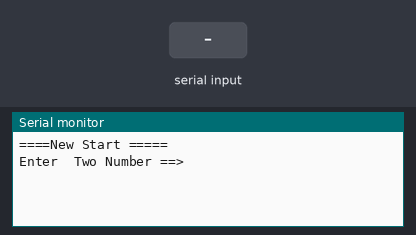
Recording of a sketch running on a simulated Arduino Uno, built with avr-gcc and run on an emulated ATmega328P. Shown: the last lines printed to the serial monitor. Inputs (shaded band) come from the test bench.

Above: at 1.2 s.
1.3 s: "90,45\n" received over Serial
At 2.0 s:
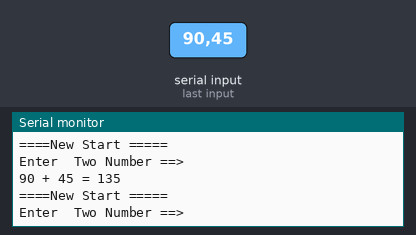
4.3 s: "30,150\n" received over Serial
At 5.6 s:
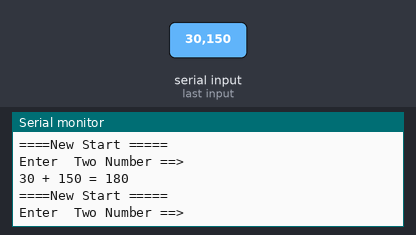
Timing chart, 0 to 7.3 s (numbered marks = the images above; inputs shaded):
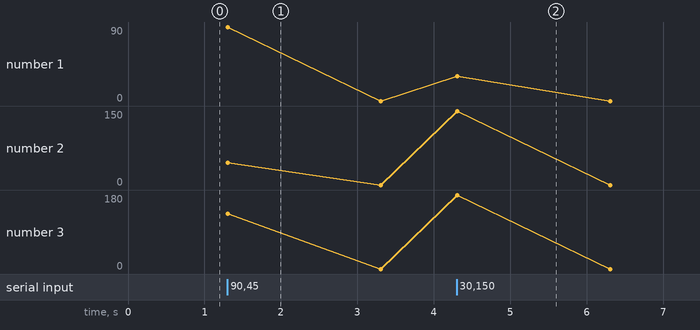

The sketch:

6-2.ino
```cpp
int Add(int, int);
void ShowAddResult(int, int, int );

void setup() {
  // 시리얼 통신 속도 설정 : 속도 9600 bps, 8데이터 비트, 패리티 없음, 한 개의 스톱비트
 Serial.begin(9600) ;

}

void loop() {
     int n1, n2 ;
     int result;

      Serial.println("====New Start =====");
      Serial.println("Enter  Two Number ==>");

           // PC에서 데이터가 전송되어 올때까지 기다린다.
          while(1) {
             if(Serial.available() >0 ) break;
          }
          n1 = Serial.parseInt();
          n2 = Serial.parseInt();

        result = Add(n1, n2);
        ShowAddResult(n1,n2,result);


}


// 전달인자 입력과 출력이 모두 있는 함수이다.
int Add(int Num1,int Num2)
{
  return Num1+Num2 ;
}

// 전달인자 입력은 있고, 출력은 없는 함수이다.
void ShowAddResult(int a1, int a2, int r)
{
 Serial.print(a1);
 Serial.print(" + ");
 Serial.print(a2);
 Serial.print(" = ");
 Serial.println(r);
}
```

Measured:
- after the input at 1.3 s, the serial monitor: prints a new line at once (image 1)
- after the input at 4.3 s, the serial monitor: prints a new line at once (image 2)
